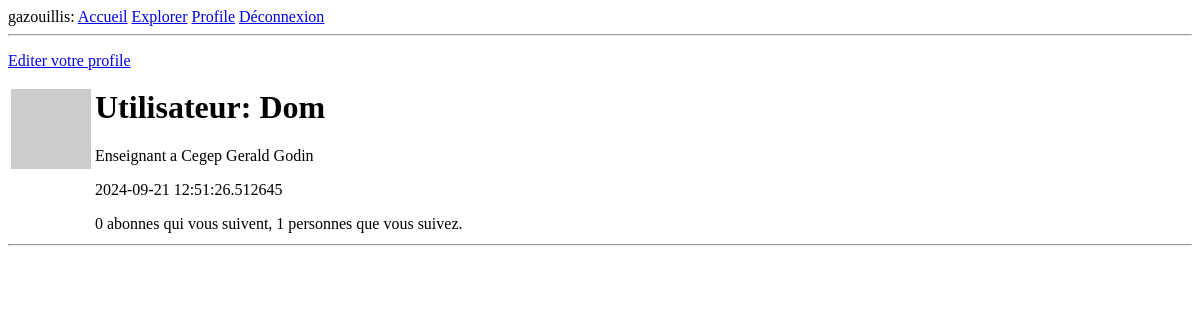
The page /utilisateurs/Dom (signed in) on the database as committed earlier.
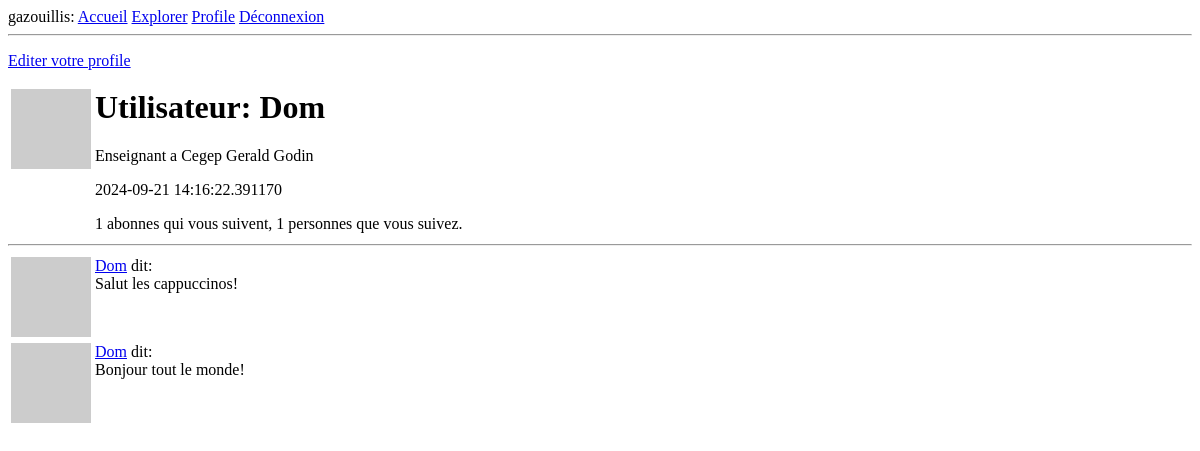
The same page on the database as committed later.
### app/modeles.py (models this page shows, shortened)
class Utilisateur(UserMixin, db.Model):
    id: so.Mapped[int] = so.mapped_column(primary_key=True)
    nom: so.Mapped[str] = so.mapped_column(sa.String(64), index=True,
                                           unique=True)
    courriel: so.Mapped[str] = so.mapped_column(sa.String(120), index=True,
                                                unique=True)
    mot_passe_hash: so.Mapped[Optional[str]] = so.mapped_column(sa.String(256))
    apropos: so.Mapped[Optional[str]] = so.mapped_column(sa.String(140))
    apercu: so.Mapped[Optional[datetime]] = so.mapped_column(
        default=lambda: datetime.now(timezone.utc))
    publications: so.WriteOnlyMapped['Publication'] = so.relationship(
        back_populates='auteur')
    abonnements = so.relationship(
        'Utilisateur',
        secondary=abonnes,
        primaryjoin=(abonnes.c.fan_id == id),
        secondaryjoin=(abonnes.c.abonnement_id == id),
        back_populates='abonnes',
        lazy='dynamic'
    )
    abonnes = so.relationship(
        'Utilisateur',
        secondary=abonnes,
        primaryjoin=(abonnes.c.abonnement_id == id),
        secondaryjoin=(abonnes.c.fan_id == id),
        back_populates='abonnements',
        lazy='dynamic'
    )
    def avatar(self, taille):
        digest = md5(self.courriel.lower().encode('utf-8')).hexdigest()
        return f'https://www.gravatar.com/avatar/{digest}?d=identicon&s={taille}'
    def nombre_abonnes(self):
        return self.abonnes.count()
    def nombre_abonnements(self):
        return self.abonnements.count()

class Publication(db.Model):
    id: so.Mapped[int] = so.mapped_column(primary_key=True)
    contenu: so.Mapped[str] = so.mapped_column(sa.String(140))
    horodatage: so.Mapped[datetime] = so.mapped_column(
        index=True, default=lambda: datetime.now(timezone.utc))
    user_id: so.Mapped[int] = so.mapped_column(
        sa.ForeignKey('utilisateur.id'), index=True)  # Foreign key
    auteur: so.Mapped[Utilisateur] = so.relationship(
        back_populates='publications')

### app/routes.py (the view)
@app.route('/utilisateurs/<nom_utilisateur>')
@login_required
def utilisateur(nom_utilisateur):
    page = request.args.get('page', 1, type=int)
    requete_utilisateur = sa.select(Utilisateur).where(
        Utilisateur.nom == nom_utilisateur)
    utilisateur = db.session.scalars(requete_utilisateur).first()
    requete_publications = utilisateur.publications.select().order_by(Publication.horodatage.desc())
    publications = db.paginate(
        requete_publications, page=page,
        per_page=app.config['PUBLICATIONS_PAR_PAGE'],
        error_out=False)
    url_suivant = url_for(
        'utilisateur', nom_utilisateur=utilisateur.nom, page=publications.next_num) if publications.has_next else None
    url_precedent = url_for(
        'utilisateur', nom_utilisateur=utilisateur.nom, page=publications.prev_num) if publications.has_prev else None
    form = FormulaireVide()
    return render_template('profile.html',
                           utilisateur=utilisateur,
                           publications=publications,
                           form=form,
                           url_suivant=url_suivant,
                           url_precedent=url_precedent)

### app/modeles.py (called while the page is built)
@login.user_loader
def load_user(id):
    return db.session.get(Utilisateur, int(id))

### app/routes.py (called while the page is built)
@app.before_request
def before_request():
    if current_user.is_authenticated:
        current_user.apercu = datetime.now(timezone.utc)
        db.session.commit()

### app/templates/profile.html (shortened to what this page needs)
{% extends "base.html" %}
{% block content %}
{% if utilisateur == current_user %}
<p><a href="{{ url_for('editer_profile') }}">Editer votre profile</a></p>
{% endif %}
<table>
  <tr valign="top">
    <td><img src="{{ utilisateur.avatar(128) }}"></td>
    <td>
      <h1>Utilisateur: {{ utilisateur.nom }}</h1>
      {% if utilisateur.apropos %}
      <p>{{ utilisateur.apropos }}</p>
      {% endif %}
      {% if utilisateur.apercu %}
      <p>{{utilisateur.apercu}}</p>
      {% endif %}
      <p>{{ utilisateur.nombre_abonnes() }} abonnes qui vous suivent, {{ utilisateur.nombre_abonnements() }} personnes
        que vous suivez.</p>
    </td>
  </tr>
</table>
<hr>
{% for publication in publications %}
{% include '_publication.html' %}
{% endfor %}
{% endblock %}

### app/templates/_publication.html
<table>
  <tr valign="top">
      <td><img src="{{ publication.auteur.avatar(36) }}"></td>
      <td><a href="{{url_for('utilisateur', nom_utilisateur=publication.auteur.nom)}}">{{ publication.auteur.nom }}</a> dit:<br>{{ publication.contenu }}</td>
  </tr>
</table>

Rows that differ between the two databases and show on the page:
changed Utilisateur "Dom": apercu "2024-09-21 12:51:26.512645" → "2024-09-21 14:16:22.391170"
added Publication: auteur.nom "Dom", contenu "Salut les cappuccinos!"
added Publication: auteur.nom "Dom", contenu "Bonjour tout le monde!"
Other text that changed with them:
{{ utilisateur.nombre_abonnes() }}: "0" → "1"
